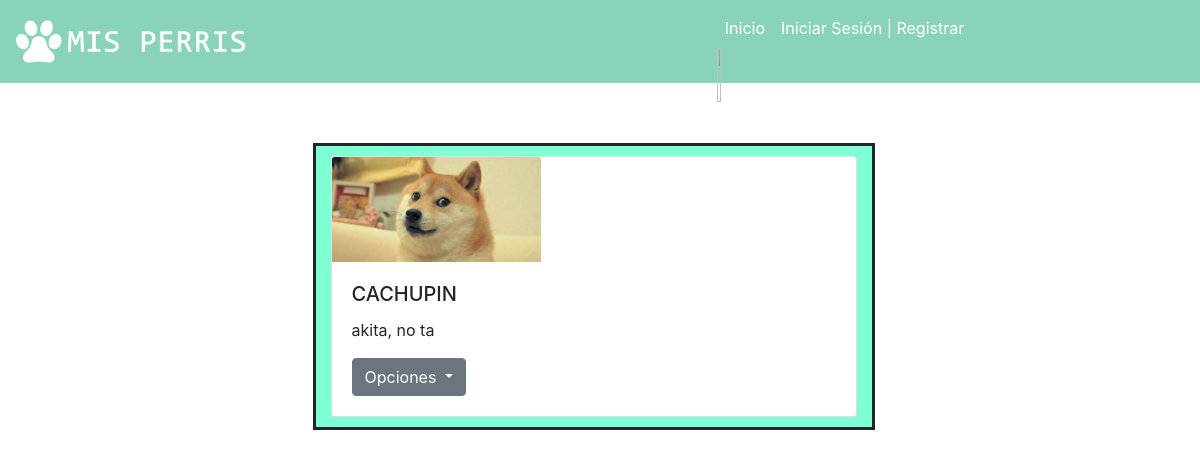
Page /administrador on the committed database.
### perris/models.py (models this page shows, shortened)
class Perros_Rescatados(models.Model):
    author = models.ForeignKey('auth.User', on_delete=models.CASCADE)
    estado= models.CharField(max_length=30, choices=ESTADOS, default='')
    fotografia_perro=models.FileField(blank=True, null=True)
    nombre_perro = models.CharField(max_length=200)
    raza_predominante = models.CharField(max_length=200)
    descripcion=models.TextField()
    published_date = models.DateTimeField(blank=True, null=True)

### perris/views.py (the view)
# urls.py: url('administrador',views.administrador_inicio, name="adm.inicio" ),
def administrador_inicio(request):
    perros = Perros_Rescatados.objects.filter(published_date__lte=timezone.now()).order_by('published_date')
    return render(request, 'perris/adm.inicio.html', {'perros': perros})

### perris/templates/perris/adm.inicio.html (shortened to what this page needs)
{% extends 'perris/base.html' %}
{% block content %}
<div class="container">
    <div class="row" >
          {% for perro in perros %}
          <div class="col-13 col-md-6 col-lg-6">
            <div class="card tarjeta-perro">
               {% if perro.fotografia_perro %}
                <img  src="{{perro.fotografia_perro.url}}" class="img-responsive card-img-top" >
            {% endif %}
            <div class="card-body">
              <h5 class="card-title">{{perro.nombre_perro|upper}}</h5>
              <p class="card-text">{{ perro.descripcion }}</p>
				<div class="dropdown">
				  <button class="btn btn-secondary dropdown-toggle" type="button" id="dropdownMenuButton" data-toggle="dropdown" aria-haspopup="true" aria-expanded="false">
				   Opciones
				  </button>
				</div>
            </div>
          </div>
      </div>
         {% endfor %}
</div>
</div>
{% endblock %}

### perris/static/css/estilos.css (style rules this page uses)
img { width: 90%; height: 90%; }
.tarjeta-perro { margin-bottom: 10px; margin-top: 10px; }
.img-responsive { width: 40%; height: 80%; }
.row { margin-right: 0px; }
button { background-color: white; border: 2px solid black; font-size: 15px; }
.col-13 { margin-left: 290px; margin-top: 60px; background: aquamarine; border-style: solid; }
@media (min-width: 768px) { button { cursor: pointer; } }

### rows in the picture
Perros_Rescatados: fotografia_perro (picture), nombre_perro "CACHUPIN", descripcion "akita, no ta"
